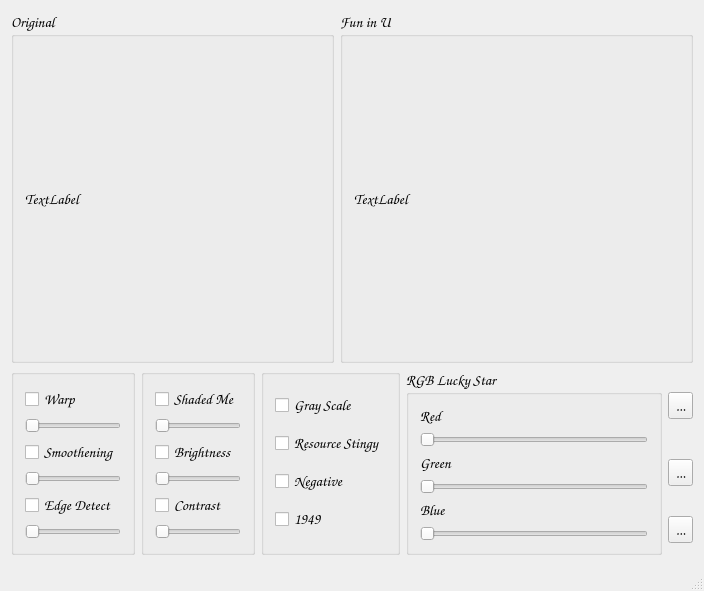
<?xml version="1.0" encoding="UTF-8"?>
<ui version="4.0">
 <class>MainWindow</class>
 <widget class="QMainWindow" name="MainWindow">
  <property name="geometry">
   <rect>
    <x>0</x>
    <y>0</y>
    <width>704</width>
    <height>591</height>
   </rect>
  </property>
  <property name="font">
   <font>
    <family>Comic Sans MS</family>
    <pointsize>11</pointsize>
   </font>
  </property>
  <property name="windowTitle">
   <string>MainWindow</string>
  </property>
  <widget class="QWidget" name="centralWidget">
   <layout class="QGridLayout" name="gridLayout_2">
    <item row="0" column="0">
     <widget class="QGroupBox" name="groupBox">
      <property name="title">
       <string>Original</string>
      </property>
      <layout class="QGridLayout" name="gridLayout_3">
       <item row="0" column="0">
        <widget class="QLabel" name="originalLabel">
         <property name="text">
          <string>TextLabel</string>
         </property>
        </widget>
       </item>
      </layout>
     </widget>
    </item>
    <item row="0" column="1" colspan="2">
     <widget class="QGroupBox" name="groupBox_3">
      <property name="title">
       <string>Fun in U</string>
      </property>
      <layout class="QGridLayout" name="gridLayout_4">
       <item row="0" column="0">
        <widget class="QLabel" name="funLabel">
         <property name="text">
          <string>TextLabel</string>
         </property>
        </widget>
       </item>
      </layout>
     </widget>
    </item>
    <item row="1" column="0" rowspan="3" colspan="2">
     <layout class="QHBoxLayout" name="horizontalLayout_3">
      <item>
       <layout class="QHBoxLayout" name="horizontalLayout_2">
        <item>
         <layout class="QHBoxLayout" name="horizontalLayout">
          <item>
           <widget class="QGroupBox" name="warpGroupBox">
            <layout class="QVBoxLayout" name="verticalLayout">
             <item>
              <widget class="QCheckBox" name="warpCheckBox">
               <property name="text">
                <string>Warp</string>
               </property>
              </widget>
             </item>
             <item>
              <widget class="QSlider" name="warpHorizontalSlider">
               <property name="orientation">
                <enum>Qt::Horizontal</enum>
               </property>
              </widget>
             </item>
             <item>
              <widget class="QCheckBox" name="smoothCheckBox">
               <property name="text">
                <string>Smoothening</string>
               </property>
              </widget>
             </item>
             <item>
              <widget class="QSlider" name="smootheningHorizonatalSlider">
               <property name="orientation">
                <enum>Qt::Horizontal</enum>
               </property>
              </widget>
             </item>
             <item>
              <layout class="QHBoxLayout" name="horizontalLayout_4">
               <item>
                <widget class="QCheckBox" name="edgeDetectCheckBox">
                 <property name="text">
                  <string>Edge Detect</string>
                 </property>
                </widget>
               </item>
              </layout>
             </item>
             <item>
              <widget class="QSlider" name="horizontalSlider_3">
               <property name="maximum">
                <number>100</number>
               </property>
               <property name="orientation">
                <enum>Qt::Horizontal</enum>
               </property>
              </widget>
             </item>
            </layout>
           </widget>
          </item>
          <item>
           <widget class="QGroupBox" name="shadedGroupBox">
            <layout class="QVBoxLayout" name="verticalLayout_2">
             <item>
              <widget class="QCheckBox" name="shadedmeCheckBox">
               <property name="text">
                <string>Shaded Me</string>
               </property>
              </widget>
             </item>
             <item>
              <widget class="QSlider" name="horizontalSlider">
               <property name="orientation">
                <enum>Qt::Horizontal</enum>
               </property>
              </widget>
             </item>
             <item>
              <widget class="QCheckBox" name="brightnessCheckBox">
               <property name="text">
                <string>Brightness</string>
               </property>
              </widget>
             </item>
             <item>
              <widget class="QSlider" name="horizontalSlider_5">
               <property name="orientation">
                <enum>Qt::Horizontal</enum>
               </property>
              </widget>
             </item>
             <item>
              <widget class="QCheckBox" name="contrastCheckBox">
               <property name="text">
                <string>Contrast</string>
               </property>
              </widget>
             </item>
             <item>
              <widget class="QSlider" name="horizontalSlider_6">
               <property name="orientation">
                <enum>Qt::Horizontal</enum>
               </property>
              </widget>
             </item>
            </layout>
           </widget>
          </item>
         </layout>
        </item>
        <item>
         <widget class="QGroupBox" name="grayGroupBox">
          <layout class="QVBoxLayout" name="verticalLayout_3">
           <item>
            <widget class="QCheckBox" name="grayScaleCheckBox">
             <property name="text">
              <string>Gray Scale</string>
             </property>
            </widget>
           </item>
           <item>
            <widget class="QCheckBox" name="resourceStingyCheckBox">
             <property name="text">
              <string>Resource Stingy</string>
             </property>
            </widget>
           </item>
           <item>
            <widget class="QCheckBox" name="negativeCheckBox">
             <property name="text">
              <string>Negative</string>
             </property>
            </widget>
           </item>
           <item>
            <widget class="QCheckBox" name="nineteen49CheckBox">
             <property name="text">
              <string>1949</string>
             </property>
            </widget>
           </item>
          </layout>
         </widget>
        </item>
       </layout>
      </item>
      <item>
       <widget class="QGroupBox" name="rGBGroupBox">
        <property name="title">
         <string>RGB Lucky Star</string>
        </property>
        <layout class="QGridLayout" name="gridLayout">
         <item row="0" column="0">
          <layout class="QVBoxLayout" name="verticalLayout_4">
           <item>
            <widget class="QLabel" name="label_2">
             <property name="text">
              <string>Red</string>
             </property>
            </widget>
           </item>
           <item>
            <widget class="QSlider" name="rluckyHorizontalSlider">
             <property name="orientation">
              <enum>Qt::Horizontal</enum>
             </property>
            </widget>
           </item>
           <item>
            <widget class="QLabel" name="label_3">
             <property name="text">
              <string>Green</string>
             </property>
            </widget>
           </item>
           <item>
            <widget class="QSlider" name="gLuckyHorizontalSlider">
             <property name="orientation">
              <enum>Qt::Horizontal</enum>
             </property>
            </widget>
           </item>
           <item>
            <widget class="QLabel" name="label_4">
             <property name="text">
              <string>Blue</string>
             </property>
            </widget>
           </item>
           <item>
            <widget class="QSlider" name="bhorizontalSlider">
             <property name="orientation">
              <enum>Qt::Horizontal</enum>
             </property>
            </widget>
           </item>
          </layout>
         </item>
        </layout>
       </widget>
      </item>
     </layout>
    </item>
    <item row="1" column="2">
     <widget class="QToolButton" name="faceBookToolButton">
      <property name="text">
       <string>...</string>
      </property>
     </widget>
    </item>
    <item row="2" column="2">
     <widget class="QToolButton" name="instagramToolButton">
      <property name="text">
       <string>...</string>
      </property>
     </widget>
    </item>
    <item row="3" column="2">
     <widget class="QToolButton" name="snapToolButon">
      <property name="text">
       <string>...</string>
      </property>
     </widget>
    </item>
   </layout>
  </widget>
  <widget class="QStatusBar" name="statusBar"/>
 </widget>
 <layoutdefault spacing="6" margin="11"/>
 <resources/>
 <connections/>
</ui>
